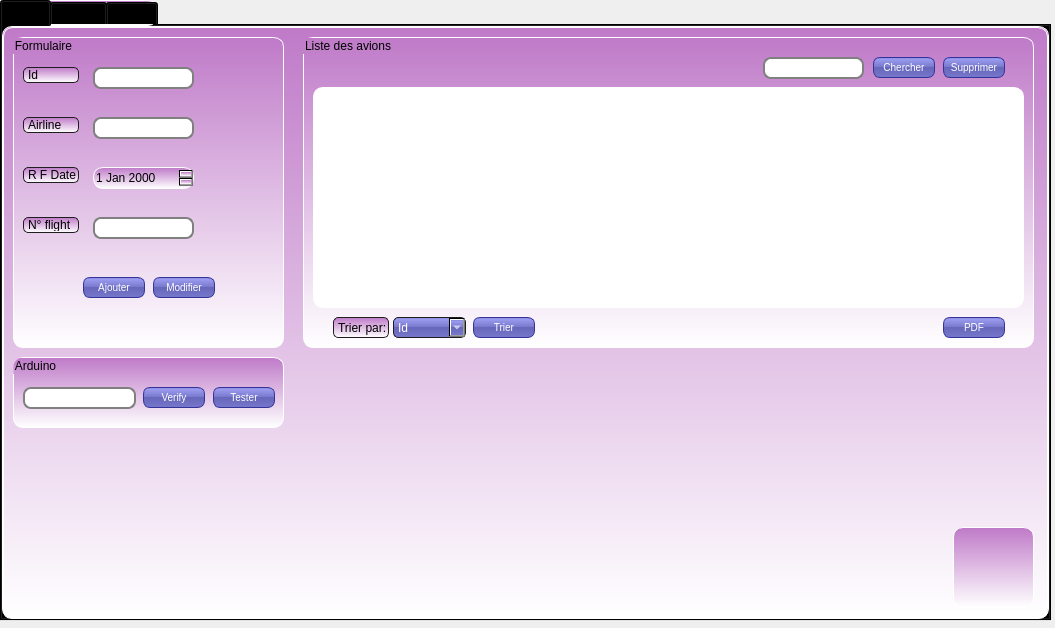
<?xml version="1.0" encoding="UTF-8"?>
<ui version="4.0">
 <class>avions</class>
 <widget class="QWidget" name="avions">
  <property name="geometry">
   <rect>
    <x>0</x>
    <y>0</y>
    <width>1055</width>
    <height>628</height>
   </rect>
  </property>
  <property name="windowTitle">
   <string>Form</string>
  </property>
  <widget class="QTabWidget" name="tabWidget">
   <property name="geometry">
    <rect>
     <x>0</x>
     <y>0</y>
     <width>1051</width>
     <height>621</height>
    </rect>
   </property>
   <property name="styleSheet">
    <string notr="true">
border: 1px solid white;
border-radius: 10px;
background: white;

background: QLinearGradient(x1: 0, y1: 0, x2: 0, y2: 1, stop: 0 rgba(191, 122, 200, 255), stop: 1 rgba(255, 255, 255, 255));

</string>
   </property>
   <property name="currentIndex">
    <number>0</number>
   </property>
   <widget class="QWidget" name="tab">
    <attribute name="title">
     <string>Data</string>
    </attribute>
    <widget class="QGroupBox" name="groupBox">
     <property name="geometry">
      <rect>
       <x>10</x>
       <y>10</y>
       <width>271</width>
       <height>311</height>
      </rect>
     </property>
     <property name="styleSheet">
      <string notr="true"/>
     </property>
     <property name="title">
      <string>Formulaire</string>
     </property>
     <widget class="QPushButton" name="pb_ajouter">
      <property name="geometry">
       <rect>
        <x>70</x>
        <y>240</y>
        <width>62</width>
        <height>21</height>
       </rect>
      </property>
      <property name="styleSheet">
       <string notr="true">QPushButton {
color: white;
background-color: QLinearGradient( x1: 0, y1: 0, x2: 0, y2: 1, stop: 0 #88d, stop: 0.1 #99e, stop: 0.49 #77c, stop: 0.5 #66b, stop: 1 #77c);
border-width: 1px;
border-color: #339;
border-style: solid;
border-radius: 7;
padding: 3px;
font-size: 10px;
padding-left: 5px;
padding-right: 5px;
min-width: 50px;
max-width: 50px;
min-height: 13px;
max-height: 13px;
}</string>
      </property>
      <property name="text">
       <string>Ajouter</string>
      </property>
     </widget>
     <widget class="QLabel" name="label">
      <property name="geometry">
       <rect>
        <x>10</x>
        <y>30</y>
        <width>56</width>
        <height>16</height>
       </rect>
      </property>
      <property name="styleSheet">
       <string notr="true">
    padding: 1px;
    border-style: solid;
    border: 1px solid #1e1e1e;
    border-radius: 5;
</string>
      </property>
      <property name="text">
       <string>Id</string>
      </property>
     </widget>
     <widget class="QLineEdit" name="lineEdit_Id">
      <property name="geometry">
       <rect>
        <x>80</x>
        <y>30</y>
        <width>101</width>
        <height>22</height>
       </rect>
      </property>
      <property name="styleSheet">
       <string notr="true">QLineEdit {
	background-color: rgb(255, 255, 255);
padding: 1px;
border-style: solid;
border: 2px solid gray;
border-radius: 8px;
}
</string>
      </property>
      <property name="text">
       <string/>
      </property>
     </widget>
     <widget class="QLabel" name="label_2">
      <property name="geometry">
       <rect>
        <x>10</x>
        <y>80</y>
        <width>56</width>
        <height>16</height>
       </rect>
      </property>
      <property name="styleSheet">
       <string notr="true">
    padding: 1px;
    border-style: solid;
    border: 1px solid #1e1e1e;
    border-radius: 5;
</string>
      </property>
      <property name="text">
       <string>Airline</string>
      </property>
     </widget>
     <widget class="QLineEdit" name="lineEdit_Airline">
      <property name="geometry">
       <rect>
        <x>80</x>
        <y>80</y>
        <width>101</width>
        <height>22</height>
       </rect>
      </property>
      <property name="styleSheet">
       <string notr="true">QLineEdit {
	background-color: rgb(255, 255, 255);
padding: 1px;
border-style: solid;
border: 2px solid gray;
border-radius: 8px;
}
</string>
      </property>
     </widget>
     <widget class="QLabel" name="label_3">
      <property name="geometry">
       <rect>
        <x>10</x>
        <y>130</y>
        <width>56</width>
        <height>16</height>
       </rect>
      </property>
      <property name="styleSheet">
       <string notr="true">
    padding: 1px;
    border-style: solid;
    border: 1px solid #1e1e1e;
    border-radius: 5;
</string>
      </property>
      <property name="text">
       <string>R F Date</string>
      </property>
     </widget>
     <widget class="QLabel" name="label_4">
      <property name="geometry">
       <rect>
        <x>10</x>
        <y>180</y>
        <width>56</width>
        <height>16</height>
       </rect>
      </property>
      <property name="styleSheet">
       <string notr="true">
    padding: 1px;
    border-style: solid;
    border: 1px solid #1e1e1e;
    border-radius: 5;
</string>
      </property>
      <property name="text">
       <string>N° flight</string>
      </property>
     </widget>
     <widget class="QLineEdit" name="lineEdit_Num_flight">
      <property name="geometry">
       <rect>
        <x>80</x>
        <y>180</y>
        <width>101</width>
        <height>22</height>
       </rect>
      </property>
      <property name="styleSheet">
       <string notr="true">QLineEdit {
	background-color: rgb(255, 255, 255);
padding: 1px;
border-style: solid;
border: 2px solid gray;
border-radius: 8px;
}
</string>
      </property>
     </widget>
     <widget class="QPushButton" name="pb_modifier">
      <property name="geometry">
       <rect>
        <x>140</x>
        <y>240</y>
        <width>62</width>
        <height>21</height>
       </rect>
      </property>
      <property name="styleSheet">
       <string notr="true">QPushButton {
color: white;
background-color: QLinearGradient( x1: 0, y1: 0, x2: 0, y2: 1, stop: 0 #88d, stop: 0.1 #99e, stop: 0.49 #77c, stop: 0.5 #66b, stop: 1 #77c);
border-width: 1px;
border-color: #339;
border-style: solid;
border-radius: 7;
padding: 3px;
font-size: 10px;
padding-left: 5px;
padding-right: 5px;
min-width: 50px;
max-width: 50px;
min-height: 13px;
max-height: 13px;
}</string>
      </property>
      <property name="text">
       <string>Modifier</string>
      </property>
     </widget>
     <widget class="QDateEdit" name="dateEdit">
      <property name="geometry">
       <rect>
        <x>80</x>
        <y>130</y>
        <width>101</width>
        <height>22</height>
       </rect>
      </property>
      <property name="styleSheet">
       <string notr="true"/>
      </property>
     </widget>
    </widget>
    <widget class="QGroupBox" name="groupBox_2">
     <property name="geometry">
      <rect>
       <x>300</x>
       <y>10</y>
       <width>731</width>
       <height>311</height>
      </rect>
     </property>
     <property name="title">
      <string>Liste des avions</string>
     </property>
     <widget class="QLabel" name="label_6">
      <property name="geometry">
       <rect>
        <x>30</x>
        <y>280</y>
        <width>56</width>
        <height>21</height>
       </rect>
      </property>
      <property name="styleSheet">
       <string notr="true">
    padding: 1px;
    border-style: solid;
    border: 1px solid #1e1e1e;
    border-radius: 5;
</string>
      </property>
      <property name="text">
       <string>Trier par:</string>
      </property>
     </widget>
     <widget class="QComboBox" name="comboBox">
      <property name="geometry">
       <rect>
        <x>90</x>
        <y>280</y>
        <width>73</width>
        <height>21</height>
       </rect>
      </property>
      <property name="styleSheet">
       <string notr="true">QComboBox
{
    selection-background-color: #ffaa00;
    color: white;
background-color: QLinearGradient( x1: 0, y1: 0, x2: 0, y2: 1, stop: 0 #88d, stop: 0.1 #99e, stop: 0.49 #77c, stop: 0.5 #66b, stop: 1 #77c);
    border-style: solid;
    border: 1px solid #1e1e1e;
    border-radius: 5;
}</string>
      </property>
      <item>
       <property name="text">
        <string>Id</string>
       </property>
      </item>
      <item>
       <property name="text">
        <string>Num° Vol</string>
       </property>
      </item>
      <item>
       <property name="text">
        <string/>
       </property>
      </item>
     </widget>
     <widget class="QPushButton" name="pb_trier">
      <property name="geometry">
       <rect>
        <x>170</x>
        <y>280</y>
        <width>62</width>
        <height>21</height>
       </rect>
      </property>
      <property name="styleSheet">
       <string notr="true">QPushButton {
color: white;
background-color: QLinearGradient( x1: 0, y1: 0, x2: 0, y2: 1, stop: 0 #88d, stop: 0.1 #99e, stop: 0.49 #77c, stop: 0.5 #66b, stop: 1 #77c);
border-width: 1px;
border-color: #339;
border-style: solid;
border-radius: 7;
padding: 3px;
font-size: 10px;
padding-left: 5px;
padding-right: 5px;
min-width: 50px;
max-width: 50px;
min-height: 13px;
max-height: 13px;
}</string>
      </property>
      <property name="text">
       <string>Trier</string>
      </property>
     </widget>
     <widget class="QPushButton" name="pb_pdf">
      <property name="geometry">
       <rect>
        <x>640</x>
        <y>280</y>
        <width>62</width>
        <height>21</height>
       </rect>
      </property>
      <property name="styleSheet">
       <string notr="true">QPushButton {
color: white;
background-color: QLinearGradient( x1: 0, y1: 0, x2: 0, y2: 1, stop: 0 #88d, stop: 0.1 #99e, stop: 0.49 #77c, stop: 0.5 #66b, stop: 1 #77c);
border-width: 1px;
border-color: #339;
border-style: solid;
border-radius: 7;
padding: 3px;
font-size: 10px;
padding-left: 5px;
padding-right: 5px;
min-width: 50px;
max-width: 50px;
min-height: 13px;
max-height: 13px;
}</string>
      </property>
      <property name="text">
       <string>PDF</string>
      </property>
     </widget>
     <widget class="QPushButton" name="pb_supprimer">
      <property name="geometry">
       <rect>
        <x>640</x>
        <y>20</y>
        <width>62</width>
        <height>21</height>
       </rect>
      </property>
      <property name="styleSheet">
       <string notr="true">QPushButton {
color: white;
background-color: QLinearGradient( x1: 0, y1: 0, x2: 0, y2: 1, stop: 0 #88d, stop: 0.1 #99e, stop: 0.49 #77c, stop: 0.5 #66b, stop: 1 #77c);
border-width: 1px;
border-color: #339;
border-style: solid;
border-radius: 7;
padding: 3px;
font-size: 10px;
padding-left: 5px;
padding-right: 5px;
min-width: 50px;
max-width: 50px;
min-height: 13px;
max-height: 13px;
}</string>
      </property>
      <property name="text">
       <string>Supprimer</string>
      </property>
     </widget>
     <widget class="QLineEdit" name="lineEdit_supprimer">
      <property name="geometry">
       <rect>
        <x>460</x>
        <y>20</y>
        <width>101</width>
        <height>22</height>
       </rect>
      </property>
      <property name="styleSheet">
       <string notr="true">QLineEdit {
	background-color: rgb(255, 255, 255);
padding: 1px;
border-style: solid;
border: 2px solid gray;
border-radius: 8px;
}
</string>
      </property>
     </widget>
     <widget class="QTableView" name="tab_avions">
      <property name="geometry">
       <rect>
        <x>10</x>
        <y>50</y>
        <width>711</width>
        <height>221</height>
       </rect>
      </property>
      <property name="styleSheet">
       <string notr="true">background-color: rgb(255, 255, 255);</string>
      </property>
     </widget>
     <widget class="QPushButton" name="pb_chercher">
      <property name="geometry">
       <rect>
        <x>570</x>
        <y>20</y>
        <width>62</width>
        <height>21</height>
       </rect>
      </property>
      <property name="styleSheet">
       <string notr="true">QPushButton {
color: white;
background-color: QLinearGradient( x1: 0, y1: 0, x2: 0, y2: 1, stop: 0 #88d, stop: 0.1 #99e, stop: 0.49 #77c, stop: 0.5 #66b, stop: 1 #77c);
border-width: 1px;
border-color: #339;
border-style: solid;
border-radius: 7;
padding: 3px;
font-size: 10px;
padding-left: 5px;
padding-right: 5px;
min-width: 50px;
max-width: 50px;
min-height: 13px;
max-height: 13px;
}</string>
      </property>
      <property name="text">
       <string>Chercher</string>
      </property>
     </widget>
    </widget>
    <widget class="QLabel" name="label_pic">
     <property name="geometry">
      <rect>
       <x>950</x>
       <y>500</y>
       <width>81</width>
       <height>81</height>
      </rect>
     </property>
     <property name="text">
      <string/>
     </property>
     <property name="pixmap">
      <pixmap>../ProjetCpp/Entite_Avions/Azure.png</pixmap>
     </property>
     <property name="scaledContents">
      <bool>true</bool>
     </property>
     <property name="wordWrap">
      <bool>false</bool>
     </property>
    </widget>
    <widget class="QGroupBox" name="groupBox_6">
     <property name="geometry">
      <rect>
       <x>10</x>
       <y>330</y>
       <width>271</width>
       <height>71</height>
      </rect>
     </property>
     <property name="title">
      <string>Arduino</string>
     </property>
     <widget class="QLineEdit" name="nbr_perso">
      <property name="geometry">
       <rect>
        <x>10</x>
        <y>30</y>
        <width>113</width>
        <height>22</height>
       </rect>
      </property>
      <property name="styleSheet">
       <string notr="true">QLineEdit {
	background-color: rgb(255, 255, 255);
padding: 1px;
border-style: solid;
border: 2px solid gray;
border-radius: 8px;
}
</string>
      </property>
     </widget>
     <widget class="QPushButton" name="verif">
      <property name="geometry">
       <rect>
        <x>130</x>
        <y>30</y>
        <width>62</width>
        <height>21</height>
       </rect>
      </property>
      <property name="styleSheet">
       <string notr="true">QPushButton {
color: white;
background-color: QLinearGradient( x1: 0, y1: 0, x2: 0, y2: 1, stop: 0 #88d, stop: 0.1 #99e, stop: 0.49 #77c, stop: 0.5 #66b, stop: 1 #77c);
border-width: 1px;
border-color: #339;
border-style: solid;
border-radius: 7;
padding: 3px;
font-size: 10px;
padding-left: 5px;
padding-right: 5px;
min-width: 50px;
max-width: 50px;
min-height: 13px;
max-height: 13px;
}</string>
      </property>
      <property name="text">
       <string>Verify</string>
      </property>
     </widget>
     <widget class="QPushButton" name="tester">
      <property name="geometry">
       <rect>
        <x>200</x>
        <y>30</y>
        <width>62</width>
        <height>21</height>
       </rect>
      </property>
      <property name="styleSheet">
       <string notr="true">QPushButton {
color: white;
background-color: QLinearGradient( x1: 0, y1: 0, x2: 0, y2: 1, stop: 0 #88d, stop: 0.1 #99e, stop: 0.49 #77c, stop: 0.5 #66b, stop: 1 #77c);
border-width: 1px;
border-color: #339;
border-style: solid;
border-radius: 7;
padding: 3px;
font-size: 10px;
padding-left: 5px;
padding-right: 5px;
min-width: 50px;
max-width: 50px;
min-height: 13px;
max-height: 13px;
}</string>
      </property>
      <property name="text">
       <string>Tester</string>
      </property>
     </widget>
    </widget>
   </widget>
   <widget class="QWidget" name="tab_2">
    <attribute name="title">
     <string>Alerte</string>
    </attribute>
    <widget class="QGroupBox" name="groupBox_3">
     <property name="geometry">
      <rect>
       <x>10</x>
       <y>10</y>
       <width>391</width>
       <height>181</height>
      </rect>
     </property>
     <property name="title">
      <string>Maintenance</string>
     </property>
     <widget class="QComboBox" name="comboBox_2">
      <property name="geometry">
       <rect>
        <x>30</x>
        <y>100</y>
        <width>73</width>
        <height>22</height>
       </rect>
      </property>
      <property name="styleSheet">
       <string notr="true">QComboBox
{
    selection-background-color: #ffaa00;
    color: white;
background-color: QLinearGradient( x1: 0, y1: 0, x2: 0, y2: 1, stop: 0 #88d, stop: 0.1 #99e, stop: 0.49 #77c, stop: 0.5 #66b, stop: 1 #77c);
    border-style: solid;
    border: 1px solid #1e1e1e;
    border-radius: 5;
}</string>
      </property>
      <item>
       <property name="text">
        <string>Airline</string>
       </property>
      </item>
      <item>
       <property name="text">
        <string>Id</string>
       </property>
      </item>
     </widget>
     <widget class="QPushButton" name="pushButton_5">
      <property name="geometry">
       <rect>
        <x>320</x>
        <y>130</y>
        <width>62</width>
        <height>21</height>
       </rect>
      </property>
      <property name="styleSheet">
       <string notr="true">QPushButton {
color: white;
background-color: QLinearGradient( x1: 0, y1: 0, x2: 0, y2: 1, stop: 0 #88d, stop: 0.1 #99e, stop: 0.49 #77c, stop: 0.5 #66b, stop: 1 #77c);
border-width: 1px;
border-color: #339;
border-style: solid;
border-radius: 7;
padding: 3px;
font-size: 10px;
padding-left: 5px;
padding-right: 5px;
min-width: 50px;
max-width: 50px;
min-height: 13px;
max-height: 13px;
}</string>
      </property>
      <property name="text">
       <string>Check</string>
      </property>
     </widget>
     <widget class="QLabel" name="label_7">
      <property name="geometry">
       <rect>
        <x>30</x>
        <y>30</y>
        <width>91</width>
        <height>16</height>
       </rect>
      </property>
      <property name="styleSheet">
       <string notr="true">
    padding: 1px;
    border-style: solid;
    border: 1px solid #1e1e1e;
    border-radius: 5;
</string>
      </property>
      <property name="text">
       <string>Date actuelle:</string>
      </property>
     </widget>
     <widget class="QDateEdit" name="dateEdit_2">
      <property name="geometry">
       <rect>
        <x>30</x>
        <y>60</y>
        <width>101</width>
        <height>22</height>
       </rect>
      </property>
     </widget>
    </widget>
    <widget class="QGroupBox" name="groupBox_4">
     <property name="geometry">
      <rect>
       <x>10</x>
       <y>200</y>
       <width>391</width>
       <height>91</height>
      </rect>
     </property>
     <property name="title">
      <string>Chat</string>
     </property>
     <widget class="QLabel" name="label_8">
      <property name="geometry">
       <rect>
        <x>60</x>
        <y>40</y>
        <width>181</width>
        <height>16</height>
       </rect>
      </property>
      <property name="styleSheet">
       <string notr="true">
    padding: 1px;
    border-style: solid;
    border: 1px solid #1e1e1e;
    border-radius: 5;
</string>
      </property>
      <property name="text">
       <string>Se connecter avec un collegue:</string>
      </property>
     </widget>
     <widget class="QPushButton" name="pb_chat">
      <property name="geometry">
       <rect>
        <x>320</x>
        <y>40</y>
        <width>62</width>
        <height>21</height>
       </rect>
      </property>
      <property name="styleSheet">
       <string notr="true">QPushButton {
color: white;
background-color: QLinearGradient( x1: 0, y1: 0, x2: 0, y2: 1, stop: 0 #88d, stop: 0.1 #99e, stop: 0.49 #77c, stop: 0.5 #66b, stop: 1 #77c);
border-width: 1px;
border-color: #339;
border-style: solid;
border-radius: 7;
padding: 3px;
font-size: 10px;
padding-left: 5px;
padding-right: 5px;
min-width: 50px;
max-width: 50px;
min-height: 13px;
max-height: 13px;
}</string>
      </property>
      <property name="text">
       <string>Chat</string>
      </property>
     </widget>
    </widget>
    <widget class="QLabel" name="label_pic1">
     <property name="geometry">
      <rect>
       <x>950</x>
       <y>500</y>
       <width>81</width>
       <height>81</height>
      </rect>
     </property>
     <property name="text">
      <string/>
     </property>
     <property name="pixmap">
      <pixmap>../ProjetCpp/Entite_Avions/Azure.png</pixmap>
     </property>
     <property name="scaledContents">
      <bool>true</bool>
     </property>
     <property name="wordWrap">
      <bool>false</bool>
     </property>
    </widget>
    <widget class="QGroupBox" name="groupBox_5">
     <property name="geometry">
      <rect>
       <x>410</x>
       <y>10</y>
       <width>621</width>
       <height>281</height>
      </rect>
     </property>
     <widget class="QLineEdit" name="subject">
      <property name="geometry">
       <rect>
        <x>10</x>
        <y>44</y>
        <width>201</width>
        <height>16</height>
       </rect>
      </property>
      <property name="styleSheet">
       <string notr="true">QLineEdit {
	background-color: rgb(255, 255, 255);
padding: 1px;
border-style: solid;
border: 2px solid gray;
border-radius: 8px;
}</string>
      </property>
      <property name="placeholderText">
       <string>subject</string>
      </property>
     </widget>
     <widget class="QPushButton" name="browseBtn">
      <property name="geometry">
       <rect>
        <x>140</x>
        <y>80</y>
        <width>62</width>
        <height>21</height>
       </rect>
      </property>
      <property name="styleSheet">
       <string notr="true">
color: white;
background-color: QLinearGradient( x1: 0, y1: 0, x2: 0, y2: 1, stop: 0 #88d, stop: 0.1 #99e, stop: 0.49 #77c, stop: 0.5 #66b, stop: 1 #77c);
border-width: 1px;
border-color: #339;
border-style: solid;
border-radius: 7;
padding: 3px;
font-size: 10px;
padding-left: 5px;
padding-right: 5px;
min-width: 50px;
max-width: 50px;
min-height: 13px;
max-height: 13px;
</string>
      </property>
      <property name="text">
       <string>Browse ...</string>
      </property>
     </widget>
     <widget class="QLineEdit" name="file">
      <property name="geometry">
       <rect>
        <x>10</x>
        <y>80</y>
        <width>121</width>
        <height>23</height>
       </rect>
      </property>
      <property name="styleSheet">
       <string notr="true">
	background-color: rgb(255, 255, 255);
padding: 1px;
border-style: solid;
border: 2px solid gray;
border-radius: 8px;
</string>
      </property>
      <property name="placeholderText">
       <string>attachement here</string>
      </property>
     </widget>
     <widget class="QTextEdit" name="msg">
      <property name="geometry">
       <rect>
        <x>10</x>
        <y>116</y>
        <width>601</width>
        <height>131</height>
       </rect>
      </property>
      <property name="styleSheet">
       <string notr="true">
	background-color: rgb(255, 255, 255);
padding: 1px;
border-style: solid;
border: 2px solid gray;
border-radius: 8px;
</string>
      </property>
      <property name="html">
       <string>&lt;!DOCTYPE HTML PUBLIC &quot;-//W3C//DTD HTML 4.0//EN&quot; &quot;http://www.w3.org/TR/REC-html40/strict.dtd&quot;&gt;
&lt;html&gt;&lt;head&gt;&lt;meta name=&quot;qrichtext&quot; content=&quot;1&quot; /&gt;&lt;style type=&quot;text/css&quot;&gt;
p, li { white-space: pre-wrap; }
&lt;/style&gt;&lt;/head&gt;&lt;body style=&quot; font-family:'MS Shell Dlg 2'; font-size:7.8pt; font-weight:400; font-style:normal;&quot;&gt;
&lt;p style=&quot;-qt-paragraph-type:empty; margin-top:0px; margin-bottom:0px; margin-left:0px; margin-right:0px; -qt-block-indent:0; text-indent:0px; font-family:'MS Shell Dlg 2';&quot;&gt;&lt;br /&gt;&lt;/p&gt;&lt;/body&gt;&lt;/html&gt;</string>
      </property>
      <property name="placeholderText">
       <string>type your message here ...</string>
      </property>
     </widget>
     <widget class="QLineEdit" name="rcpt">
      <property name="geometry">
       <rect>
        <x>10</x>
        <y>10</y>
        <width>201</width>
        <height>21</height>
       </rect>
      </property>
      <property name="styleSheet">
       <string notr="true">QLineEdit {
	background-color: rgb(255, 255, 255);
padding: 1px;
border-style: solid;
border: 2px solid gray;
border-radius: 8px;
}</string>
      </property>
      <property name="placeholderText">
       <string>recipient</string>
      </property>
     </widget>
     <widget class="QLineEdit" name="mail_pass">
      <property name="geometry">
       <rect>
        <x>220</x>
        <y>10</y>
        <width>141</width>
        <height>20</height>
       </rect>
      </property>
      <property name="styleSheet">
       <string notr="true">QLineEdit {
	background-color: rgb(255, 255, 255);
padding: 1px;
border-style: solid;
border: 2px solid gray;
border-radius: 8px;
}</string>
      </property>
      <property name="echoMode">
       <enum>QLineEdit::Password</enum>
      </property>
      <property name="placeholderText">
       <string>your mail password</string>
      </property>
     </widget>
     <widget class="QPushButton" name="sendBtn">
      <property name="geometry">
       <rect>
        <x>540</x>
        <y>250</y>
        <width>62</width>
        <height>21</height>
       </rect>
      </property>
      <property name="styleSheet">
       <string notr="true">QPushButton {
color: white;
background-color: QLinearGradient( x1: 0, y1: 0, x2: 0, y2: 1, stop: 0 #88d, stop: 0.1 #99e, stop: 0.49 #77c, stop: 0.5 #66b, stop: 1 #77c);
border-width: 1px;
border-color: #339;
border-style: solid;
border-radius: 7;
padding: 3px;
font-size: 10px;
padding-left: 5px;
padding-right: 5px;
min-width: 50px;
max-width: 50px;
min-height: 13px;
max-height: 13px;
}</string>
      </property>
      <property name="text">
       <string>Send</string>
      </property>
     </widget>
    </widget>
   </widget>
   <widget class="QWidget" name="tab_3">
    <attribute name="title">
     <string>Stats</string>
    </attribute>
    <widget class="QFrame" name="horizontalFrame">
     <property name="geometry">
      <rect>
       <x>10</x>
       <y>10</y>
       <width>531</width>
       <height>571</height>
      </rect>
     </property>
     <layout class="QHBoxLayout" name="horizontalLayout"/>
    </widget>
    <widget class="QLabel" name="label_pic2">
     <property name="geometry">
      <rect>
       <x>950</x>
       <y>500</y>
       <width>81</width>
       <height>81</height>
      </rect>
     </property>
     <property name="text">
      <string/>
     </property>
     <property name="pixmap">
      <pixmap>../ProjetCpp/Entite_Avions/Azure.png</pixmap>
     </property>
     <property name="scaledContents">
      <bool>true</bool>
     </property>
     <property name="wordWrap">
      <bool>false</bool>
     </property>
    </widget>
    <widget class="QFrame" name="horizontalFrame_2">
     <property name="geometry">
      <rect>
       <x>550</x>
       <y>10</y>
       <width>481</width>
       <height>471</height>
      </rect>
     </property>
     <layout class="QHBoxLayout" name="horizontalLayout_2"/>
    </widget>
   </widget>
  </widget>
 </widget>
 <resources/>
 <connections/>
</ui>
